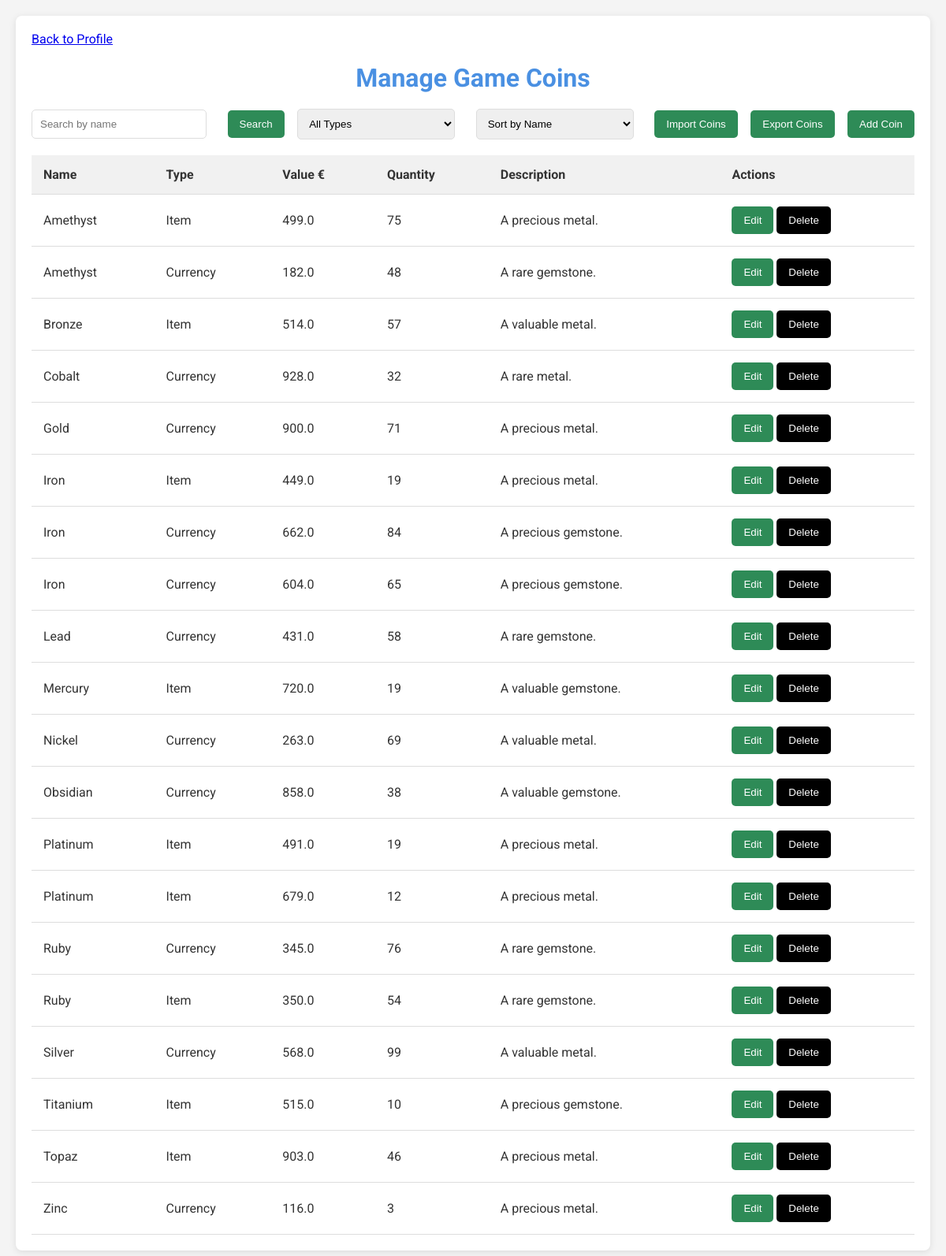
Screenshot of /coins (signed in) with the database file from the repository.
### app.py (models this page shows)
class GameCoin(db.Model):
    id = db.Column(db.Integer, primary_key=True)
    user_id = db.Column(db.Integer, db.ForeignKey('user.id'), nullable=False)
    name = db.Column(db.String(100), nullable=False)
    type = db.Column(db.String(50), nullable=False)
    value = db.Column(db.Float, nullable=False)
    quantity = db.Column(db.Integer, nullable=False)
    description = db.Column(db.Text, nullable=True)
    date_added = db.Column(db.DateTime, default=datetime.utcnow)

### app.py (the view, shortened to what this page needs)
@app.route('/coins', methods=['GET', 'POST'])
@login_required
def manage_coins():
    search_query = request.args.get('search', '')
    coin_type = request.args.get('type', '')
    sort_by = request.args.get('sort', 'name')
    coins = GameCoin.query.filter_by(user_id=current_user.id)
    if search_query:
        coins = coins.filter(GameCoin.name.ilike(f'%{search_query}%'))
    if coin_type:
        coins = coins.filter_by(type=coin_type)
    coins = coins.order_by(getattr(GameCoin, sort_by)).all()
    coins_data = [{
        'id': coin.id,
        'name': coin.name,
        'type': coin.type,
        'value': coin.value,
        'quantity': coin.quantity,
        'description': coin.description
    } for coin in coins]
    return render_template('coins.html', coins=coins_data, search=search_query, type=coin_type)

### app.py (called while the page is built)
@login_manager.user_loader
def load_user(user_id):
    return User.query.get(int(user_id))

### templates/coins.html (shortened to what this page needs)
<!DOCTYPE html>
<html lang="en">
<head>
    <link rel="stylesheet" href="/static/coins/style.css">
</head>
<body>
    <div class="container">
        <a href="{{ url_for('profile') }}">Back to Profile</a>
        <h1>Manage Game Coins</h1>
        <div class="search-bar">
            <input type="text" id="search" placeholder="Search by name" value="{{ search }}">
            <button type="button" class="btn" onclick="searchCoins()">Search</button>
            <select id="type" onchange="searchCoins()">
                <option value="">All Types</option>
            </select>
            <select id="sort" onchange="searchCoins()">
                <option value="">Sort by Name</option>
            </select>
            <button class="btn" onclick="document.getElementById('importModal').style.display='flex'">Import
                Coins</button>
            <a href="{{ url_for('export_coins') }}"><button class="btn">Export Coins</button></a>
            <button class="btn" onclick="document.getElementById('addCoinModal').style.display='flex'">Add Coin</button>
        </div>
        <table>
            <thead>
                <tr>
                    <th>Name</th>
                    <th>Type</th>
                    <th>Value €</th>
                    <th>Quantity</th>
                    <th>Description</th>
                    <th>Actions</th>
                </tr>
            </thead>
            <tbody>
                {% for coin in coins %}
                <tr>
                    <td>{{ coin.name }}</td>
                    <td>{{ coin.type }}</td>
                    <td>{{ coin.value }}</td>
                    <td>{{ coin.quantity }}</td>
                    <td>{{ coin.description }}</td>
                    <td>
                        <button class="btn" onclick="openEditModal({{ coin }})">Edit</button>
                        <button class="btnDelete"
                            onclick="confirmDelete({{ coin.id }}, '{{ coin.name }}')">Delete</button>
                    </td>
                </tr>
                {% endfor %}
            </tbody>
        </table>
    </div>
</body>
</html>

### static/coins/style.css (style rules this page uses)
body { font-family: 'Roboto', sans-serif; margin: 0; padding: 20px; background-color: #f4f4f4; color: #333; }
h1 { text-align: center; color: #4A90E2; margin-bottom: 20px; }
.container { max-width: 1200px; margin: auto; background: #fff; border-radius: 8px; box-shadow: 0 2px 10px rgba(0, 0, 0, 0.1); padding: 20px; }
.search-bar { display: flex; justify-content: space-between; align-items: center; margin-bottom: 20px; }
.search-bar input, .search-bar select { padding: 10px; border: 1px solid #ddd; border-radius: 5px; margin-right: 10px; width: 200px; }
.btn { background-color: seagreen; color: white; padding: 10px 15px; border: none; border-radius: 5px; cursor: pointer; transition: background 0.3s; }
.btnDelete { background-color: black; color: white; padding: 10px 15px; border: none; border-radius: 5px; cursor: pointer; transition: background 0.3s; }
table { width: 100%; border-collapse: collapse; margin-top: 20px; }
th, td { padding: 15px; text-align: left; border-bottom: 1px solid #ddd; }
th { background-color: #f1f1f1; }

### rows the page displays
GameCoin: name "Amethyst", type "Item", value "499.0", quantity "75", description "A precious metal."
GameCoin: name "Amethyst", type "Currency", value "182.0", quantity "48", description "A rare gemstone."
GameCoin: name "Bronze", type "Item", value "514.0", quantity "57", description "A valuable metal."
GameCoin: name "Cobalt", type "Currency", value "928.0", quantity "32", description "A rare metal."
GameCoin: name "Gold", type "Currency", value "900.0", quantity "71", description "A precious metal."
GameCoin: name "Iron", type "Item", value "449.0", quantity "19", description "A precious metal."
GameCoin: name "Iron", type "Currency", value "662.0", quantity "84", description "A precious gemstone."
GameCoin: name "Iron", type "Currency", value "604.0", quantity "65", description "A precious gemstone."
GameCoin: name "Lead", type "Currency", value "431.0", quantity "58", description "A rare gemstone."
GameCoin: name "Mercury", type "Item", value "720.0", quantity "19", description "A valuable gemstone."
GameCoin: name "Nickel", type "Currency", value "263.0", quantity "69", description "A valuable metal."
GameCoin: name "Obsidian", type "Currency", value "858.0", quantity "38", description "A valuable gemstone."
GameCoin: name "Platinum", type "Item", value "491.0", quantity "19", description "A precious metal."
GameCoin: name "Platinum", type "Item", value "679.0", quantity "12", description "A precious metal."
GameCoin: name "Ruby", type "Currency", value "345.0", quantity "76", description "A rare gemstone."
GameCoin: name "Ruby", type "Item", value "350.0", quantity "54", description "A rare gemstone."
GameCoin: name "Silver", type "Currency", value "568.0", quantity "99", description "A valuable metal."
GameCoin: name "Titanium", type "Item", value "515.0", quantity "10", description "A precious gemstone."
GameCoin: name "Topaz", type "Item", value "903.0", quantity "46", description "A precious metal."
GameCoin: name "Zinc", type "Currency", value "116.0", quantity "3", description "A precious metal."
